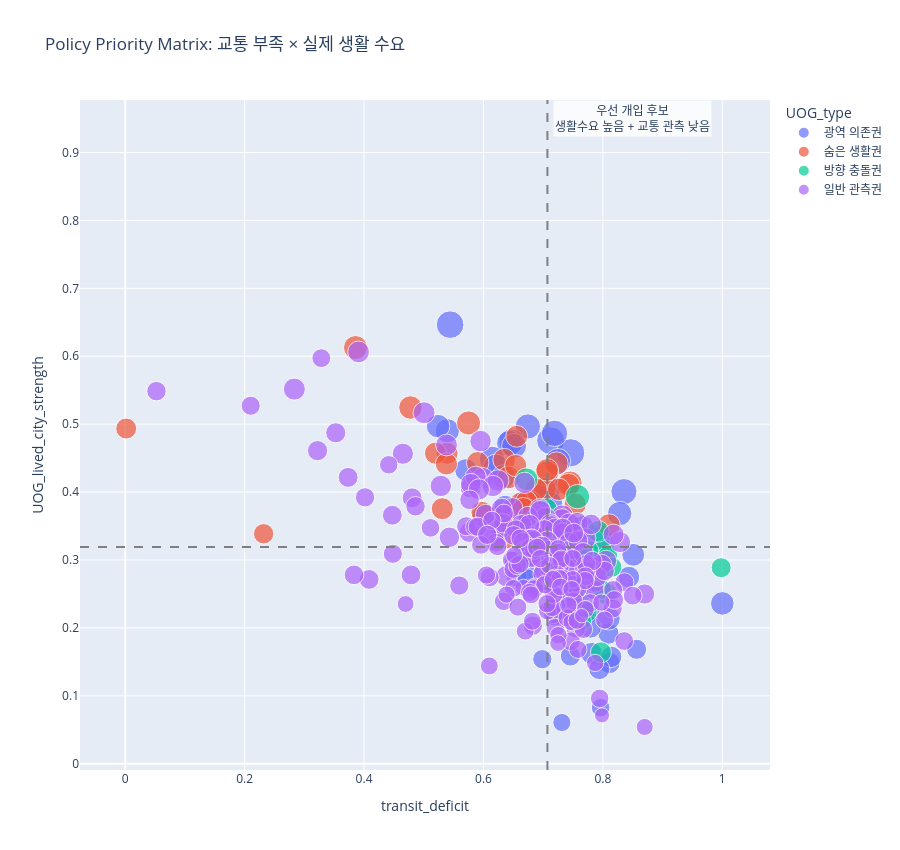

The cell this chart's notebook holds for it:
### Markdown cell above
## 4. Policy Priority Matrix

x축은 지하철 관측 부족, y축은 실제 생활 수요입니다.  
오른쪽 위에 위치한 역은 “사람은 많이 움직이는데 교통 관측은 약한 지역”입니다.

### Code cell
# ============================================================
# 7. POLICY PRIORITY MATRIX
# ============================================================

df["transit_deficit"] = 1 - df["UOG_transit_visibility"]

fig = px.scatter(
    df,
    x="transit_deficit",
    y="UOG_lived_city_strength",
    size="UOG_policy_priority",
    color="UOG_type",
    hover_name="nearest_station",
    hover_data=[
        "nearest_line",
        "UOG_tier",
        "UOG_observation_gap",
        "hidden_demand_score",
        "mobility_minus_subway_gap"
    ],
    height=850,
    title="Policy Priority Matrix: 교통 부족 × 실제 생활 수요"
)

# quadrant lines
fig.add_vline(x=df["transit_deficit"].median(), line_dash="dash", line_color="gray")
fig.add_hline(y=df["UOG_lived_city_strength"].median(), line_dash="dash", line_color="gray")

fig.add_annotation(
    x=0.85, y=0.95,
    text="우선 개입 후보<br>생활수요 높음 + 교통 관측 낮음",
    showarrow=False,
    bgcolor="rgba(255,255,255,0.8)"
)

save_plotly(fig, "03_policy_priority_matrix")
fig.show()

### Figure 1 — Plotly figure (JSON) as saved in the notebook; plotly's stock layout.template omitted (floating-point values rounded to 4 significant figures; data arrays with more than 128 entries replaced by an {"elided": "..."} marker saying what was removed)
{"data": [{"customdata": {"elided": "66x5 mixed values"}, "hovertemplate": "<b>%{hovertext}</b><br><br>UOG_type=광역 의존권<br>transit_deficit=%{x}<br>UOG_lived_city_strength=%{y}<br>UOG_policy_priority=%{marker.size}<br>nearest_line=%{customdata[0]}<br>UOG_tier=%{customdata[1]}<br>UOG_observation_gap=%{customdata[2]}<br>hidden_demand_score=%{customdata[3]}<br>mobility_minus_subway_gap=%{customdata[4]}<extra></extra>", "hovertext": ["까치산", "단대오거리", "마천", "신정네거리", "중계", "응암", "홍제", "거여", "가양", "남한산성입구(성남법원.검찰청)", "장지", "광명사거리", "철산", "부천시청", "북한산보국문", "상계", "화곡", "구파발", "우장산", "장한평", "쌍문", "수진", "새절(신사)", "상일동", "신대방", "구산", "증산(명지대앞)", "신흥", "경복궁(정부서울청사)", "염창", "녹번", "용마산", "한성대입구(삼선교)", "일원", "신목동", "미아(서울사이버대학)", "답십리", "신중동", "목동", "양천향교", "광나루(장신대)", "면목", "돌곶이", "중앙보훈병원", "복정", "사가정", "증미", "연신내", "춘의", "무악재", "화계", "둔촌오륜", "방화", "4.19민주묘지", "독바위", "숙대입구(갈월)", "북한산우이", "송정", "솔밭공원", "봉화산(서울의료원)", "지축", "불암산", "개화", "까치울", "김포공항", "남태령"], "legendgroup": "광역 의존권", "marker": {"color": "#636efa", "size": [0.6416, 0.6579, 0.6719, 0.5858, 0.535, 0.5288, 0.5535, 0.5503, 0.5568, 0.599, 0.5239, 0.5483, 0.5233, 0.5716, 0.5503, 0.4753, 0.4943, 0.4966, 0.474, 0.4775, 0.4643, 0.4956, 0.4611, 0.4804, 0.4285, 0.473, 0.4484, 0.4596, 0.4232, 0.4647, 0.4612, 0.4505, 0.4404, 0.4572, 0.4405, 0.4279, 0.4215, 0.5003, 0.4153, 0.4476, 0.375, 0.3885, 0.4089, 0.4745, 0.4279, 0.3674, 0.4116, 0.4673, 0.4366, 0.3888, 0.375, 0.3878, 0.3426, 0.3757, 0.4021, 0.3133, 0.44, 0.3399, 0.3875, 0.3215, 0.401, 0.3134, 0.3738, 0.3394, 0.2764, 0.2906], "sizemode": "area", "sizeref": 0.00168, "symbol": "circle"}, "mode": "markers", "name": "광역 의존권", "orientation": "v", "showlegend": true, "type": "scatter", "x": [0.5441, 0.7125, 0.746, 0.719, 0.6744, 0.6466, 0.6434, 0.7245, 0.7079, 0.6963, 0.6513, 0.6144, 0.6207, 0.8353, 0.7948, 0.6264, 0.5395, 0.6261, 0.6707, 0.6334, 0.524, 0.7655, 0.6905, 0.6704, 0.5706, 0.7426, 0.7135, 0.7641, 0.5997, 0.7228, 0.6783, 0.7503, 0.6681, 0.7201, 0.7903, 0.6585, 0.6625, 0.8281, 0.6363, 0.7666, 0.6744, 0.6605, 0.7184, 0.7913, 0.7459, 0.6556, 0.7772, 1, 0.8509, 0.7693, 0.8095, 0.8437, 0.7455, 0.8111, 0.7811, 0.6725, 0.8099, 0.7354, 0.8138, 0.7198, 0.7792, 0.6985, 0.794, 0.8565, 0.7313, 0.7962], "xaxis": "x", "y": [0.6465, 0.4757, 0.4578, 0.4865, 0.4966, 0.4748, 0.4719, 0.4453, 0.4051, 0.3862, 0.4679, 0.4488, 0.4375, 0.4008, 0.3336, 0.3633, 0.4903, 0.3622, 0.3868, 0.4226, 0.4971, 0.3474, 0.3942, 0.3786, 0.4326, 0.3127, 0.3829, 0.2992, 0.366, 0.3247, 0.3512, 0.2632, 0.3753, 0.2823, 0.2739, 0.3778, 0.3811, 0.3684, 0.3789, 0.2561, 0.287, 0.3504, 0.3524, 0.2803, 0.2556, 0.2758, 0.2237, 0.2361, 0.3077, 0.2218, 0.1916, 0.2749, 0.1587, 0.1483, 0.1625, 0.2732, 0.2137, 0.2262, 0.1574, 0.217, 0.201, 0.154, 0.1394, 0.1685, 0.06076, 0.08261], "yaxis": "y"}, {"customdata": {"elided": "36x5 mixed values"}, "hovertemplate": "<b>%{hovertext}</b><br><br>UOG_type=숨은 생활권<br>transit_deficit=%{x}<br>UOG_lived_city_strength=%{y}<br>UOG_policy_priority=%{marker.size}<br>nearest_line=%{customdata[0]}<br>UOG_tier=%{customdata[1]}<br>UOG_observation_gap=%{customdata[2]}<br>hidden_demand_score=%{customdata[3]}<br>mobility_minus_subway_gap=%{customdata[4]}<extra></extra>", "hovertext": ["구의(광진구청)", "양천구청", "성수", "대흥(서강대앞)", "매봉", "남성", "역삼", "고덕", "발산", "오목교(목동운동장앞)", "명동", "영등포시장", "압구정", "미아사거리", "문정", "경찰병원", "잠실(송파구청)", "숭실대입구(살피재)", "남부터미널(예술의전당)", "굽은다리(강동구민회관앞)", "아차산(어린이대공원후문)", "안국", "길동", "종로5가", "여의나루", "방배", "남구로", "어린이대공원(세종대)", "석촌고분", "하계", "망원", "강동구청", "삼각지", "마곡", "신림", "강남"], "legendgroup": "숨은 생활권", "marker": {"color": "#EF553B", "size": [0.4897, 0.4866, 0.4648, 0.4569, 0.4721, 0.4444, 0.4835, 0.4509, 0.4372, 0.4258, 0.4105, 0.4314, 0.4103, 0.4151, 0.4411, 0.4415, 0.4027, 0.4168, 0.4075, 0.4209, 0.4187, 0.4031, 0.4236, 0.4151, 0.4029, 0.4068, 0.4253, 0.3976, 0.4293, 0.4007, 0.4018, 0.4117, 0.4133, 0.4256, 0.3473, 0.3692], "sizemode": "area", "sizeref": 0.00168, "symbol": "circle"}, "mode": "markers", "name": "숨은 생활권", "orientation": "v", "showlegend": true, "type": "scatter", "x": [0.575, 0.745, 0.4777, 0.7224, 0.7062, 0.7028, 0.3857, 0.7095, 0.6347, 0.5903, 0.5389, 0.7067, 0.5196, 0.5379, 0.6418, 0.7423, 0.6557, 0.6782, 0.531, 0.7129, 0.6625, 0.5974, 0.726, 0.654, 0.6971, 0.6372, 0.6881, 0.6719, 0.8102, 0.636, 0.6668, 0.7071, 0.7537, 0.7261, 0.2318, 0.001667], "xaxis": "x", "y": [0.5017, 0.4133, 0.5245, 0.442, 0.4285, 0.4045, 0.6128, 0.3551, 0.4475, 0.4431, 0.4571, 0.4327, 0.4572, 0.4416, 0.4216, 0.4107, 0.4821, 0.3856, 0.3755, 0.357, 0.3837, 0.3702, 0.404, 0.439, 0.3195, 0.364, 0.4039, 0.386, 0.3515, 0.3319, 0.376, 0.349, 0.3822, 0.3605, 0.3386, 0.4935], "yaxis": "y"}, {"customdata": [["9호선", "A. 우선 개입", 0.5205, 0.4222, 0.3874], ["9호선(연장)", "A. 우선 개입", 0.4335, 0.4139, 0.3302], ["9호선", "A. 우선 개입", 0.4523, 0.3712, 0.3178], ["우이신설선", "A. 우선 개입", 0.3758, 0.2877, 0.2686], ["9호선", "B. 정책 검토", 0.3259, 0.2614, 0.2192], ["우이신설선", "A. 우선 개입", 0.3638, 0.2598, 0.2418], ["9호선", "B. 정책 검토", 0.3269, 0.2585, 0.2433], ["9호선", "B. 정책 검토", 0.314, 0.2536, 0.234], ["9호선", "B. 정책 검토", 0.2516, 0.2411, 0.1493], ["9호선", "B. 정책 검토", 0.2958, 0.2387, 0.1497], ["9호선", "B. 정책 검토", 0.3061, 0.2354, 0.2186], ["9호선", "B. 정책 검토", 0.2372, 0.2206, 0.135], ["9호선", "B. 정책 검토", 0.2694, 0.216, 0.1826], ["9호선", "B. 정책 검토", 0.2535, 0.2128, 0.1819], ["우이신설선", "B. 정책 검토", 0.3072, 0.1978, 0.1703], ["9호선", "C. 모니터링", 0.1706, 0.1821, 0.05962], ["우이신설선", "C. 모니터링", 0.2247, 0.1769, 0.1592], ["9호선", "C. 모니터링", 0.2279, 0.1734, 0.1612], ["우이신설선", "C. 모니터링", 0.2083, 0.1636, 0.1515], ["9호선", "C. 모니터링", 0.2055, 0.1618, 0.1183], ["4호선", "C. 모니터링", 0.1272, 0.1531, 0.01699], ["3호선", "C. 모니터링", 0.1806, 0.1025, 0.1025]], "hovertemplate": "<b>%{hovertext}</b><br><br>UOG_type=방향 충돌권<br>transit_deficit=%{x}<br>UOG_lived_city_strength=%{y}<br>UOG_policy_priority=%{marker.size}<br>nearest_line=%{customdata[0]}<br>UOG_tier=%{customdata[1]}<br>UOG_observation_gap=%{customdata[2]}<br>hidden_demand_score=%{customdata[3]}<br>mobility_minus_subway_gap=%{customdata[4]}<extra></extra>", "hovertext": ["등촌", "봉은사", "국회의사당", "정릉", "흑석(중앙대입구)", "가오리", "사평", "노들", "여의도", "고속터미널", "신반포", "당산", "선유도", "신방화", "솔샘", "노량진", "성신여대입구(돈암)", "구반포", "삼양사거리", "마곡나루", "서울역", "충무로"], "legendgroup": "방향 충돌권", "marker": {"color": "#00cc96", "size": [0.4998, 0.4331, 0.4587, 0.4264, 0.373, 0.4065, 0.3995, 0.3798, 0.3957, 0.3614, 0.3857, 0.3657, 0.3688, 0.3652, 0.3707, 0.3332, 0.3439, 0.3442, 0.3488, 0.3305, 0.3245, 0.3389], "sizemode": "area", "sizeref": 0.00168, "symbol": "circle"}, "mode": "markers", "name": "방향 충돌권", "orientation": "v", "showlegend": true, "type": "scatter", "x": [0.7574, 0.6721, 0.736, 0.8021, 0.7589, 0.806, 0.7923, 0.7866, 0.7055, 0.7064, 0.7892, 0.7141, 0.7729, 0.7759, 0.7968, 0.6778, 0.8082, 0.7976, 0.8148, 0.7644, 0.6692, 0.998], "xaxis": "x", "y": [0.3933, 0.4189, 0.3323, 0.3137, 0.2521, 0.2505, 0.3421, 0.2759, 0.375, 0.3254, 0.2869, 0.2962, 0.2234, 0.3134, 0.1641, 0.3191, 0.3058, 0.2566, 0.2895, 0.21, 0.302, 0.2886], "yaxis": "y"}, {"customdata": {"elided": "203x5 mixed values"}, "hovertemplate": "<b>%{hovertext}</b><br><br>UOG_type=일반 관측권<br>transit_deficit=%{x}<br>UOG_lived_city_strength=%{y}<br>UOG_policy_priority=%{marker.size}<br>nearest_line=%{customdata[0]}<br>UOG_tier=%{customdata[1]}<br>UOG_observation_gap=%{customdata[2]}<br>hidden_demand_score=%{customdata[3]}<br>mobility_minus_subway_gap=%{customdata[4]}<extra></extra>", "hovertext": {"elided": "203 str values"}, "legendgroup": "일반 관측권", "marker": {"color": "#ab63fa", "size": {"elided": "203 float values"}, "sizemode": "area", "sizeref": 0.00168, "symbol": "circle"}, "mode": "markers", "name": "일반 관측권", "orientation": "v", "showlegend": true, "type": "scatter", "x": {"elided": "203 float values"}, "xaxis": "x", "y": {"elided": "203 float values"}, "yaxis": "y"}], "layout": {"annotations": [{"bgcolor": "rgba(255,255,255,0.8)", "showarrow": false, "text": "우선 개입 후보<br>생활수요 높음 + 교통 관측 낮음", "x": 0.85, "y": 0.95}], "height": 850, "legend": {"itemsizing": "constant", "title": {"text": "UOG_type"}, "tracegroupgap": 0}, "shapes": [{"line": {"color": "gray", "dash": "dash"}, "type": "line", "x0": 0.707, "x1": 0.707, "xref": "x", "y0": 0, "y1": 1, "yref": "y domain"}, {"line": {"color": "gray", "dash": "dash"}, "type": "line", "x0": 0, "x1": 1, "xref": "x domain", "y0": 0.3191, "y1": 0.3191, "yref": "y"}], "title": {"text": "Policy Priority Matrix: 교통 부족 × 실제 생활 수요"}, "xaxis": {"anchor": "y", "domain": [0, 1], "title": {"text": "transit_deficit"}}, "yaxis": {"anchor": "x", "domain": [0, 1], "title": {"text": "UOG_lived_city_strength"}}}}
